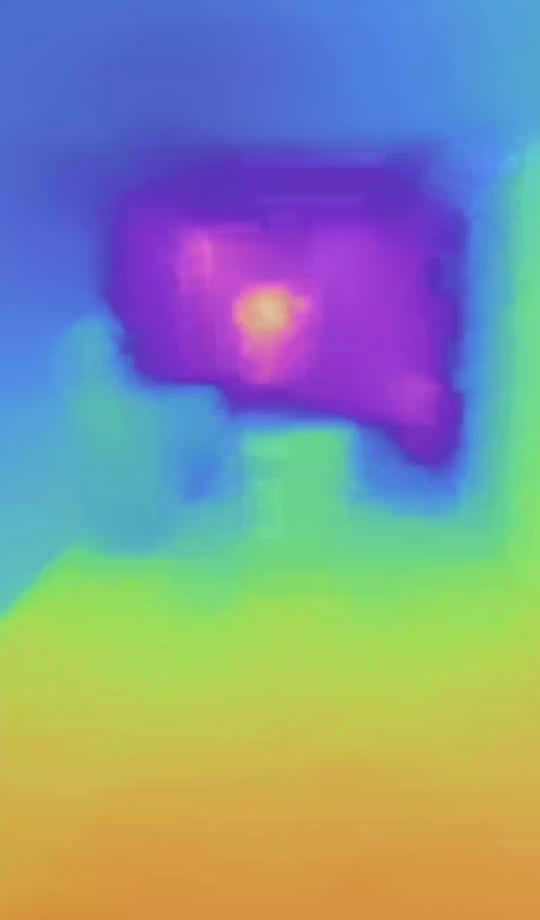
#> input picture frame 27 of depth/videos/trashCenter.mp4, 1080 x 1840 px, given in place of ooo.mp4, which was not available (shown at 1/2 size)
$ python depthdetection.py
#> lines starting #> are read from the running program, lines starting #| are printed output that depends on the picture; after the words box and inside, x2 and y2 are one past the last pixel; in counts of white or black regions, pixels touching at a corner belong together; pictures that were not available may be replaced by others from this repository, and a replacement may not be noted
import cv2
import numpy as np
import json

import sys
sys.path.append('../')

from modelviewscripts import test

detection = []

def depthdetection():
    print("Opening video")

    # Define bounds of color range to detect in HSV
    # Near object
    # Near object
    lower_hue_near = 40
    upper_hue_near = 63
    lower_saturation_near = 100
    upper_saturation_near = 255

    # Close object
    lower_hue_close = 40
    upper_hue_close = 58
    lower_saturation_close = 100
    upper_saturation_close = 255

    cap = cv2.VideoCapture('C:/Users/gn747/Downloads/ooo.mp4')
    count = 0
    numFramesNear = 0
    numFramesClose = 0
    objectDetected = False
    closeObjectDetected = False
    scale = 2

    # live video footage
    cap_live = cv2.VideoCapture('C:/Users/gn747/Downloads/ccb_hallways.mp4')
    count_live = 0;

    # Parse video frames
    while cap.isOpened():
        ret, frame = cap.read()
#> frame is the input picture: shape (1840, 1080, 3); mean B, G, R 152.5, 147.1, 133.6

        ret_live, frame_live = cap_live.read()

        if not ret:
            break

        # Change the dimensions of the displayed video
        height, width, layers = frame.shape
#> height = 1840; width = 1080; layers = 3
        display_height = int(height / scale)
#> display_height = 920
        display_width = int(width / scale)
#> display_width = 540
        display_frame = cv2.resize(frame, (display_width, display_height))
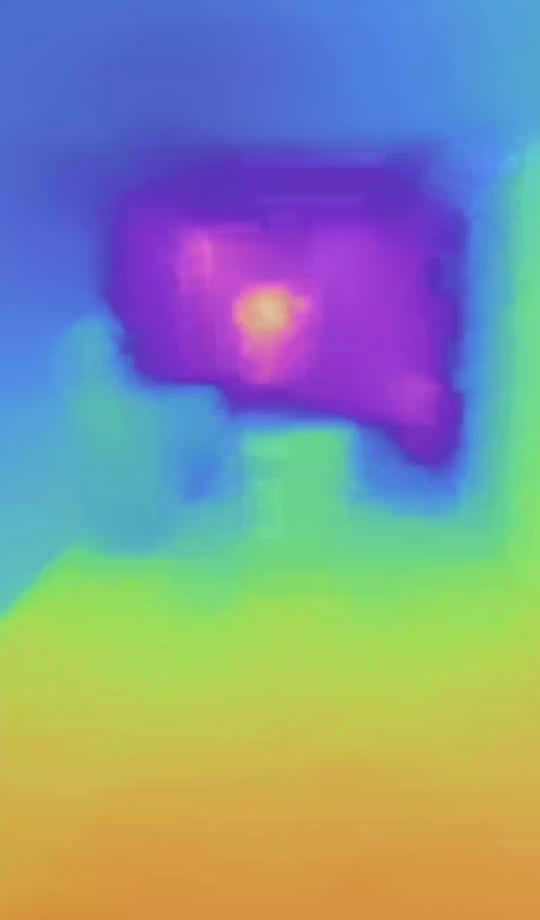
#> display_frame: shape (920, 540, 3); mean B, G, R 152.5, 147.2, 133.6

        # Divide canvas into sections
        section_width = width // 3
#> section_width = 360
        left_section = section_width
#> left_section = 360
        center = 2*section_width
#> center = 720
        right_section = width
#> right_section = 1080

        # Convert BGR to HSV
        hsv_frame = cv2.cvtColor(frame, cv2.COLOR_BGR2HSV)
#> hsv_frame: shape (1840, 1080, 3); mean H, S, V 80, 158.7, 207.9


        # Near objects --------------------------------------------------
        # Define range of color in HSV
        lower_color_near = np.array([lower_hue_near, lower_saturation_near])
        upper_color_near = np.array([upper_hue_near, upper_saturation_near])

        # Threshold the HSV image to get only desired colors
        mask = cv2.inRange(hsv_frame[:,:,0:2], lower_color_near, upper_color_near)
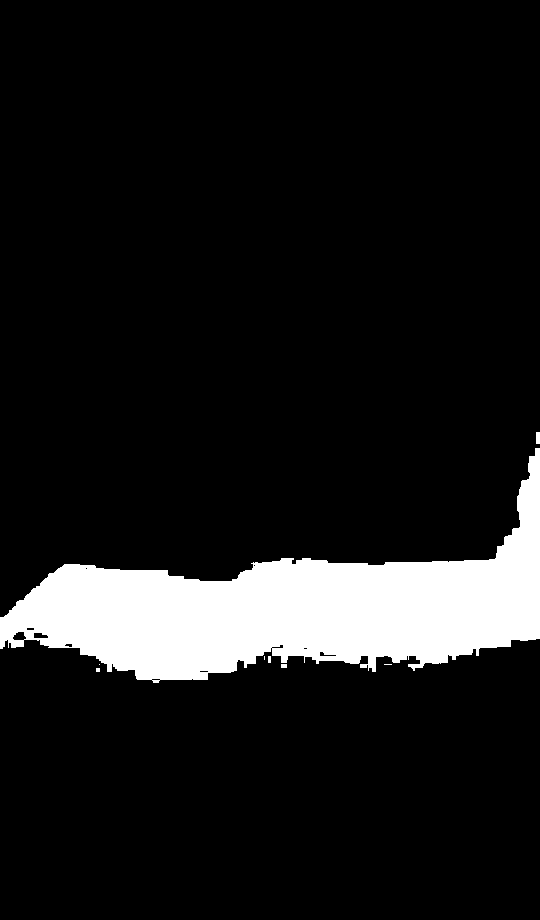
#> mask: shape (1840, 1080) (shown at 1/2 size); 10.4% white; 8 white regions (2 under 20 px), largest, box (x1, y1, x2, y2) and area: (0, 896, 1080, 1366) 206368, (1072, 864, 1080, 888) 192, (562, 1328, 574, 1336) 96, (536, 1312, 542, 1326) 84, (192, 1336, 200, 1344) 64, (768, 1328, 784, 1330) 32
        result = cv2.bitwise_and(frame, frame, mask=mask)
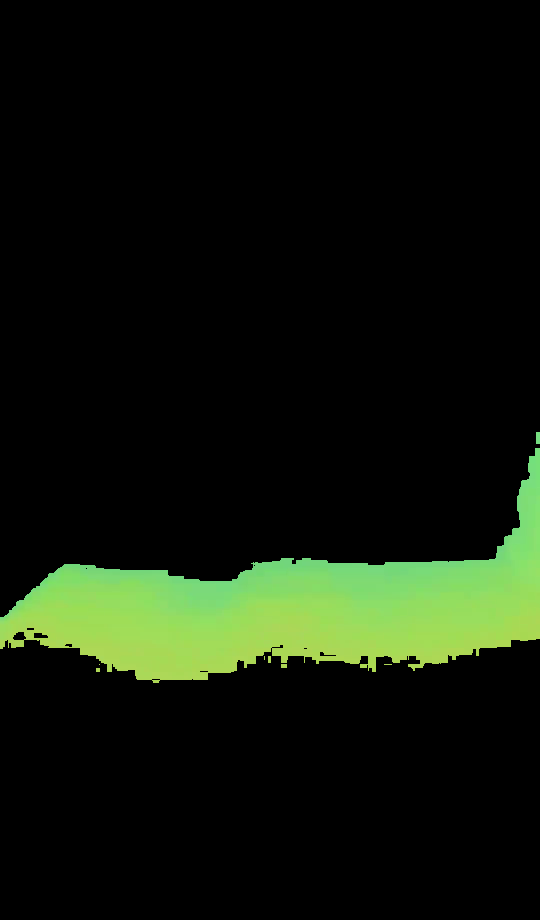
#> result: shape (1840, 1080, 3) (shown at 1/2 size); mean B, G, R 10.2, 22.8, 15.5
        display_result = cv2.resize(result, (display_width, display_height))
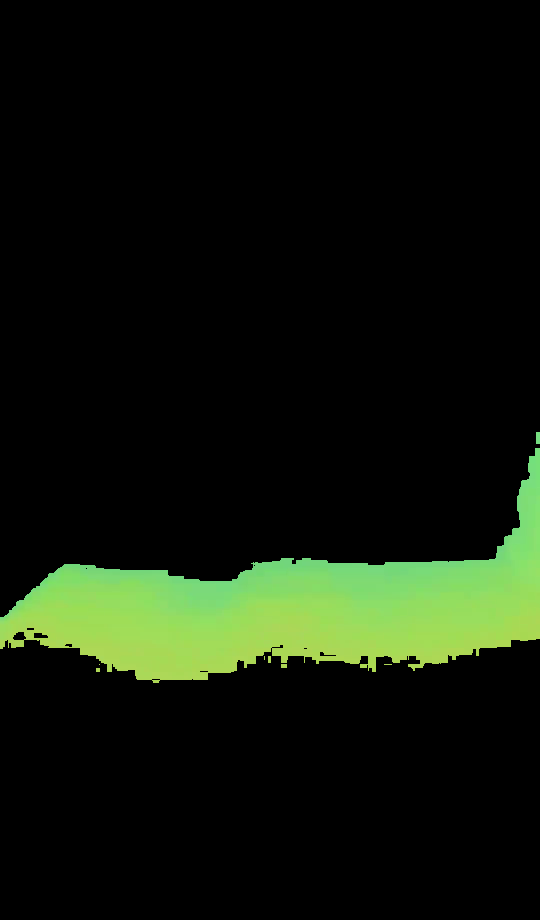
#> display_result: shape (920, 540, 3); mean B, G, R 10.2, 22.8, 15.5

        # Find the average coordinates of masked area
        coordinates = np.column_stack(np.where(mask > 0))
#> coordinates = 206856 pairs, first value 864 to 1365, second value 0 to 1079
        if ((len(coordinates) > 0)):
            average_coordinates = np.mean(coordinates, axis=0)
#> average_coordinates = [1218.4, 585.9]
            # print("Average Coordinates: ", average_coordinates)
        else:
            average_coordinates = None

        text = ""

        # Decide which portion of the canvas masked area if object is detected
        if (objectDetected and int(average_coordinates[1]) < left_section and not(closeObjectDetected)):
            print("left near")
            text = "Left, Near"
            detection = [1, 0, 0]
            item = test.imageDetect(frame_live, int(average_coordinates[1]), int(average_coordinates[0]))
            with open("depth/data.json", "w") as json_file:
                data = {"detection": [1, 0, 0], "object": item}
                json.dump(data, json_file)
        elif (objectDetected and int(average_coordinates[1]) < center and not(closeObjectDetected)):
            print("center near")
            text = "Center, Near"
            detection = [0, 1, 0]
            witem = test.imageDetect(frame_live, int(average_coordinates[1]), int(average_coordinates[0]))
            with open("depth/data.json", "w") as json_file:
                data = {"detection": [0, 1, 0], "object": item}
                json.dump(data, json_file)
        elif (objectDetected and not(closeObjectDetected)):
            print("right near")
            text = "Right, Near"
            detection = [0, 0, 1]
            item = test.imageDetect(frame_live, int(average_coordinates[1]), int(average_coordinates[0]))
            with open("depth/data.json", "w") as json_file:
                data = {"detection": [0, 0, 1], "object": item}
                json.dump(data, json_file)

        if (numFramesNear == 25):
            objectDetected = True
            print("Near object detected")


        # Close objects --------------------------------------------------
        # Define range of color in HSV
        lower_color_close = np.array([lower_hue_close, lower_saturation_close])
        upper_color_close = np.array([upper_hue_close, upper_saturation_close])

        # Threshold the HSV image to get only desired colors -- only for display purposes
        mask2 = cv2.inRange(hsv_frame[:,:,0:2], lower_color_close, upper_color_close)
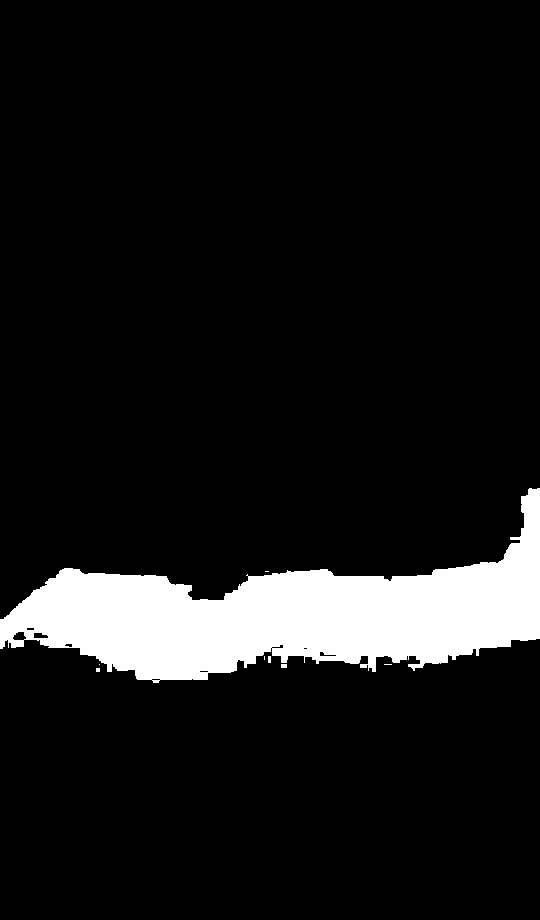
#> mask2: shape (1840, 1080) (shown at 1/2 size); 9.3% white; 8 white regions (3 under 20 px), largest, box (x1, y1, x2, y2) and area: (0, 976, 1080, 1366) 184372, (562, 1328, 574, 1336) 96, (536, 1312, 542, 1326) 84, (192, 1336, 200, 1344) 64, (768, 1328, 784, 1330) 32
        result2 = cv2.bitwise_and(frame, frame, mask=mask)
        display_result2 = cv2.resize(result, (display_width, display_height))


        # Decide which portion of the canvas masked area if object is detected
        if (objectDetected and int(average_coordinates[1]) < left_section):
            print("left close")
            text = "Left, Close"
            detection = [2, 0, 0]
            item = test.imageDetect(frame_live, int(average_coordinates[1]), int(average_coordinates[0]))
            with open("depth/data.json", "w") as json_file:
                data = {"detection": [2, 0, 0], "object": item}
                json.dump(data, json_file)
        elif (objectDetected and int(average_coordinates[1]) < center):
            print("center close")
            text = "Center, Close"
            detection = [0, 2, 0]
            item = test.imageDetect(frame_live, int(average_coordinates[1]), int(average_coordinates[0]))
            with open("depth/data.json", "w") as json_file:
                data = {"detection": [0, 2, 0], "object": item}
                json.dump(data, json_file)
        elif (objectDetected):
            print("right close")
            text = "Right, Close"
            detection = [0, 0, 2]
            item = test.imageDetect(frame_live, int(average_coordinates[1]), int(average_coordinates[0]))
            with open("depth/data.json", "w") as json_file:
                data = {"detection": [0, 0, 2], "object": item}
                json.dump(data, json_file)

        if (numFramesClose == 15):
            closeObjectDetected = True
            print("Close object detected")

        # Shows resulting masked video
        if np.any(result):
            if (len(coordinates) > (0.05*display_width*display_height)):
                numFramesClose += 1
                # display_result = cv2.circle(display_result, (int(average_coordinates[1]/scale), int(average_coordinates[0]/scale)), 5, (255, 0, 0), -1)
            # cv2.imshow("Close Object", display_result)

        # Shows resulting masked video
        if np.any(result):
            if (len(coordinates) > (0.05*display_width*display_height)):
                numFramesNear += 1
                display_result = cv2.circle(display_result, (int(average_coordinates[1]/scale), int(average_coordinates[0]/scale)), 5, (255, 0, 0), -1)
#> display_result: shape (920, 540, 3); 0.02% of pixels changed, all inside (x1, y1, x2, y2) = (287, 604, 298, 615)
                display_result = cv2.putText(display_result, text, (int(average_coordinates[1]/scale) - 70, int(average_coordinates[0]/scale) + 40), cv2.FONT_HERSHEY_SIMPLEX, 1, (255, 0, 0), 1)
            cv2.imshow("Near object", display_result)

        cv2.imshow('window-name', display_frame)
        count += 1
        count_live += 1
        if cv2.waitKey(10) & 0xFF == ord('q'):
#> (key q is pressed here)
            break

        # with open("depth/data.json", "w") as json_file:
        #         data = {"detection": [0, 0, 0]}
        #         json.dump(data, json_file)

    cap.release()
    cap_live.release()
    cv2.destroyAllWindows()  # destroy all opened windows

    print("Video finished")


depthdetection()

$ run again, starting later in the video
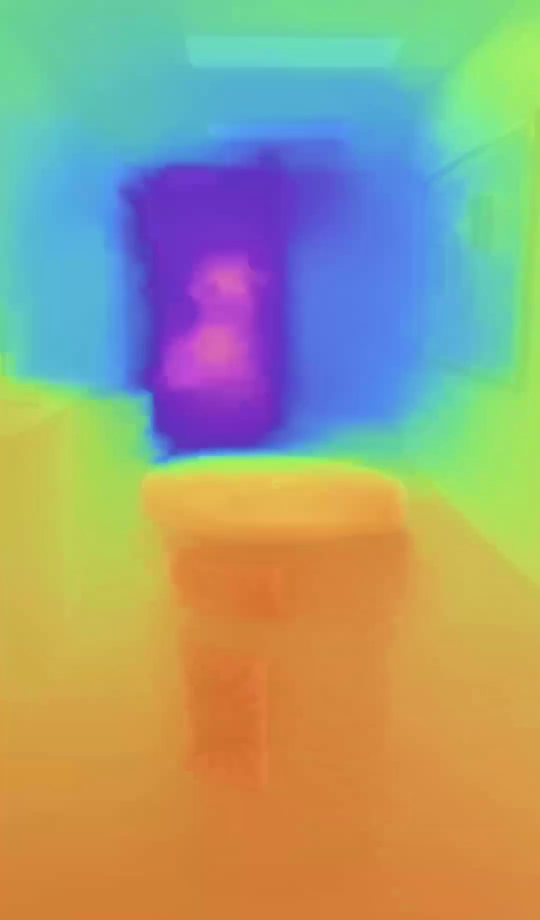
#> input picture frame 123 of depth/videos/trashCenter.mp4, 1080 x 1840 px, given in place of ooo.mp4, which was not available (shown at 1/2 size)
#> in depthdetection, frame is the input picture: shape (1840, 1080, 3); mean B, G, R 127, 158.4, 157.2
#> hsv_frame: shape (1840, 1080, 3); mean H, S, V 57.3, 161.9, 213.3
#> in depthdetection, `mask = cv2.inRange(hsv_frame[:,:,0:2], lower_color_near, upper_color_n..`:
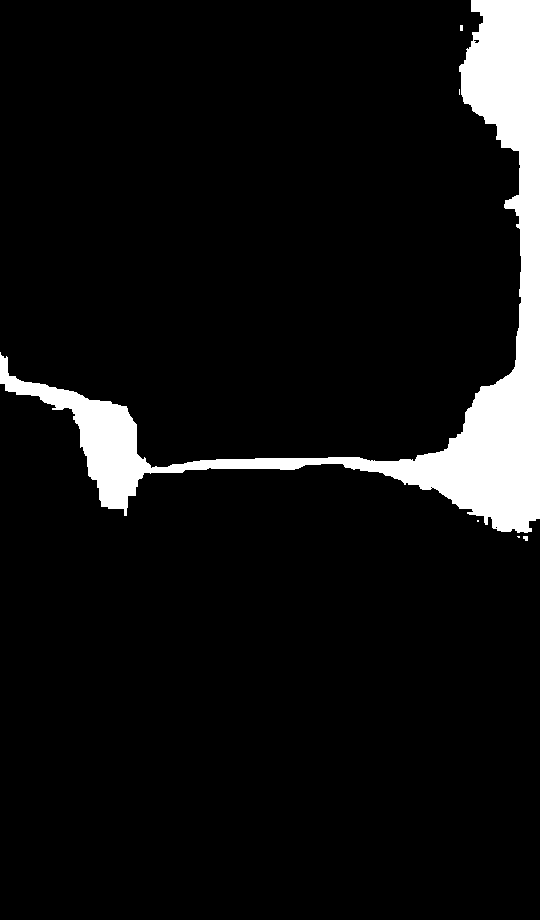
#> mask: shape (1840, 1080) (shown at 1/2 size); 7.6% white; 6 white regions (1 under 20 px), largest, box (x1, y1, x2, y2) and area: (0, 0, 1080, 1066) 149876, (1046, 1072, 1056, 1082) 84, (920, 50, 926, 62) 72, (918, 178, 920, 190) 24, (1034, 1072, 1040, 1076) 20
#> coordinates = 150092 pairs, first value 0 to 1081, second value 0 to 1079
#> average_coordinates = [655.1, 827.7]
#> in depthdetection, `mask2 = cv2.inRange(hsv_frame[:,:,0:2], lower_color_close, upper_color..`:
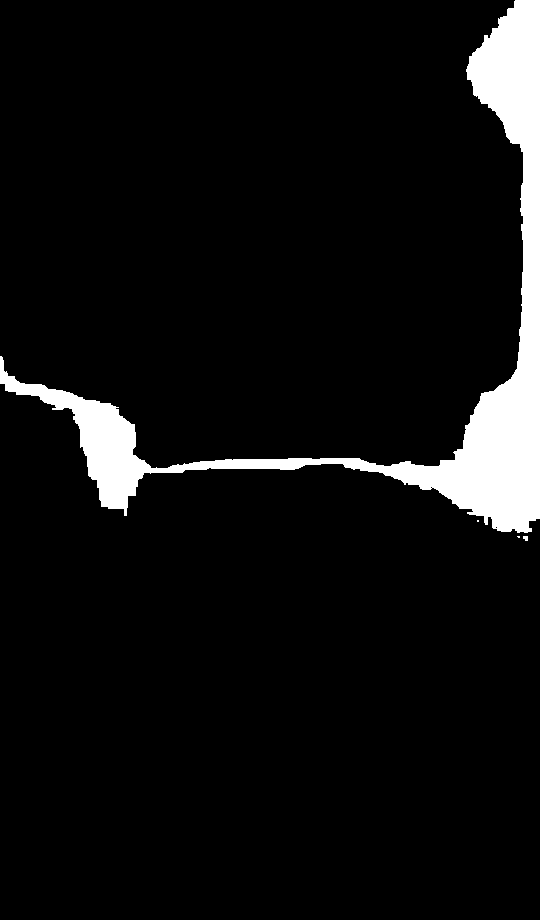
#> mask2: shape (1840, 1080) (shown at 1/2 size); 6.6% white; 4 white regions (1 under 20 px), largest, box (x1, y1, x2, y2) and area: (0, 0, 1080, 1066) 130644, (1046, 1072, 1056, 1082) 84, (1034, 1072, 1040, 1076) 20

$ run again, starting later in the video
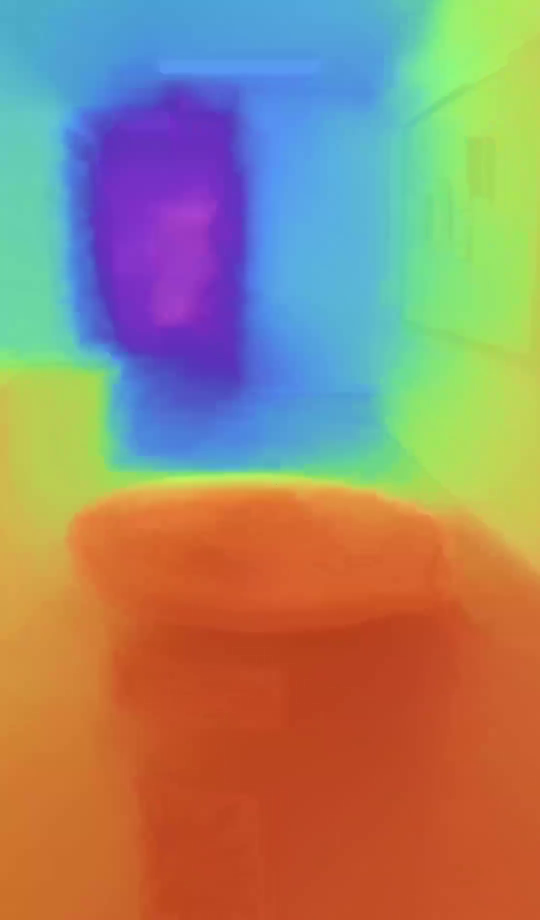
#> input picture frame 219 of depth/videos/trashCenter.mp4, 1080 x 1840 px, given in place of ooo.mp4, which was not available (shown at 1/2 size)
#> in depthdetection, frame is the input picture: shape (1840, 1080, 3); mean B, G, R 112.6, 134.4, 154.8
#> hsv_frame: shape (1840, 1080, 3); mean H, S, V 51.5, 174.8, 208.1
#> in depthdetection, `mask = cv2.inRange(hsv_frame[:,:,0:2], lower_color_near, upper_color_n..`:
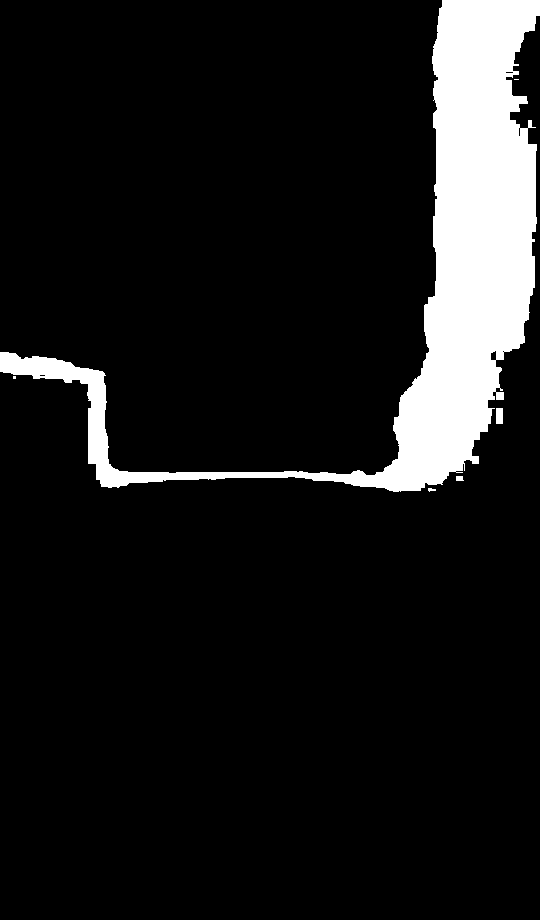
#> mask: shape (1840, 1080) (shown at 1/2 size); 10.3% white; 6 white regions, box (x1, y1, x2, y2) and area: (0, 0, 1080, 984) 202996, (992, 816, 1006, 848) 448, (912, 952, 928, 962) 144, (856, 976, 872, 984) 84, (26, 752, 32, 758) 36, (1028, 158, 1038, 160) 20
#> coordinates = 203728 pairs, first value 0 to 983, second value 0 to 1079
#> average_coordinates = [527.5, 863.1]
#> in depthdetection, `mask2 = cv2.inRange(hsv_frame[:,:,0:2], lower_color_close, upper_color..`:
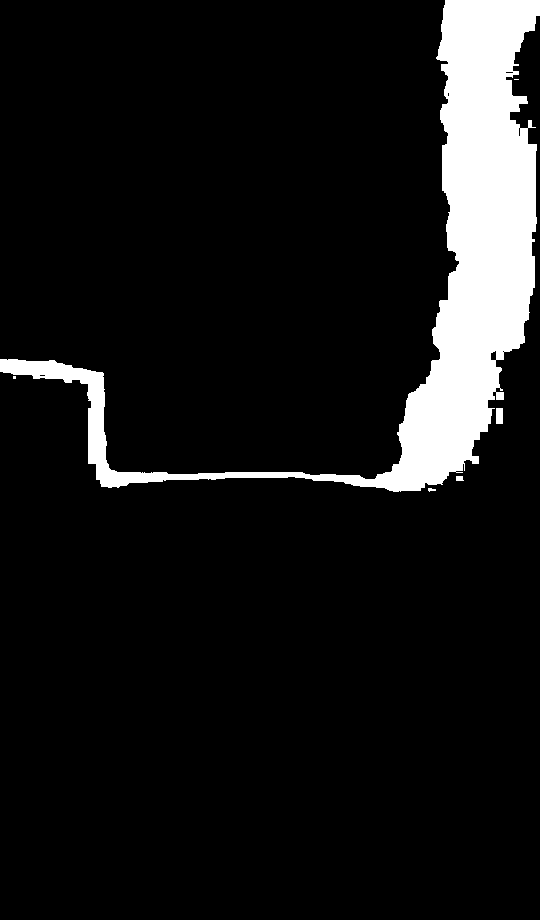
#> mask2: shape (1840, 1080) (shown at 1/2 size); 9.2% white; 6 white regions, box (x1, y1, x2, y2) and area: (0, 0, 1080, 984) 182212, (992, 816, 1006, 848) 448, (912, 952, 928, 962) 144, (856, 976, 872, 984) 84, (26, 752, 32, 758) 36, (1028, 158, 1038, 160) 20
